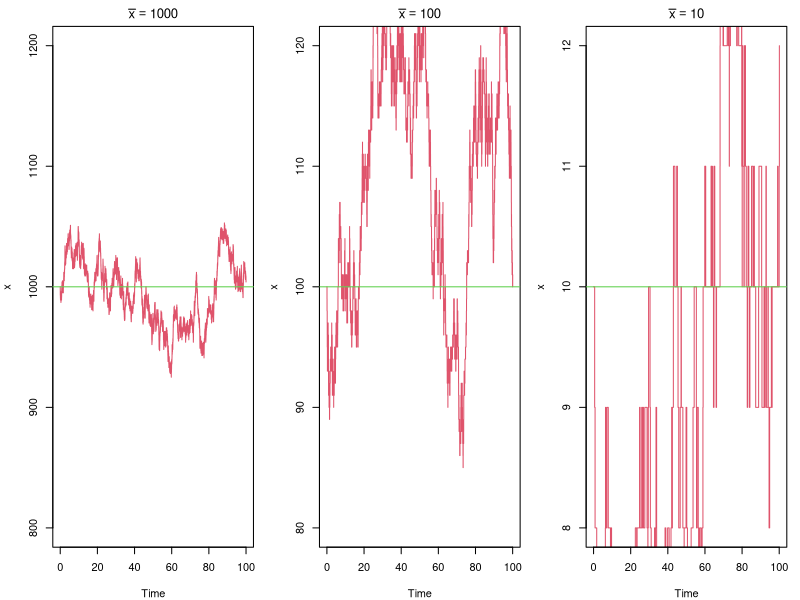
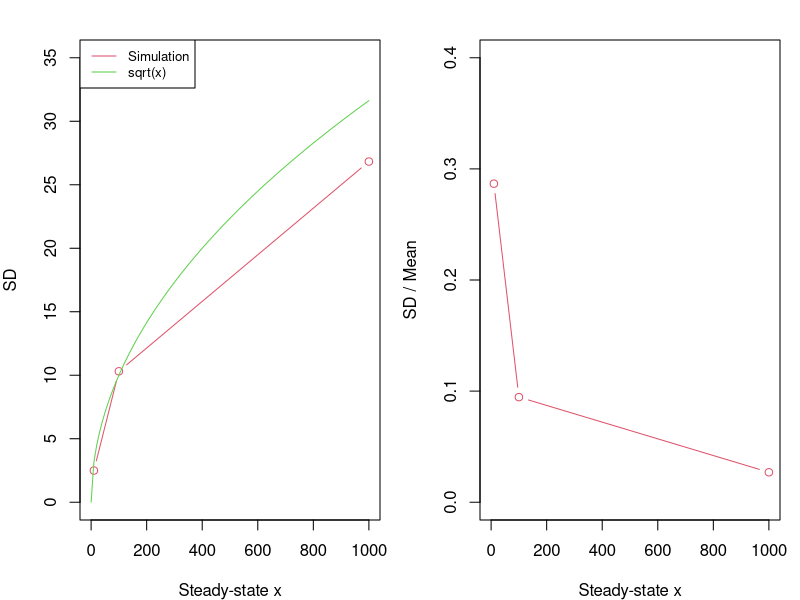
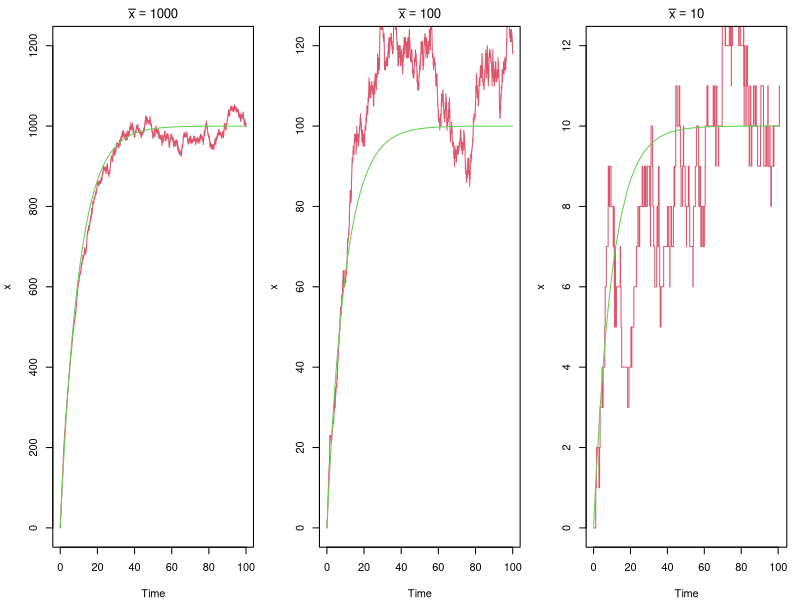
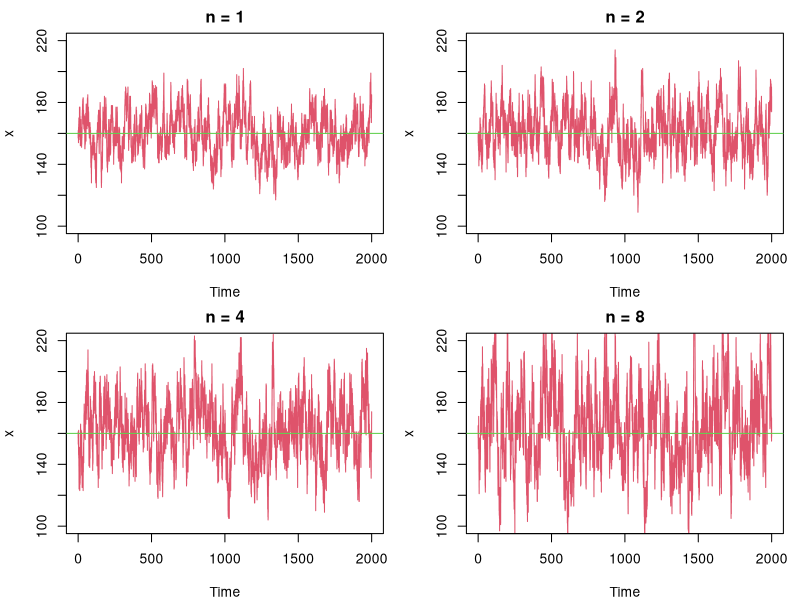
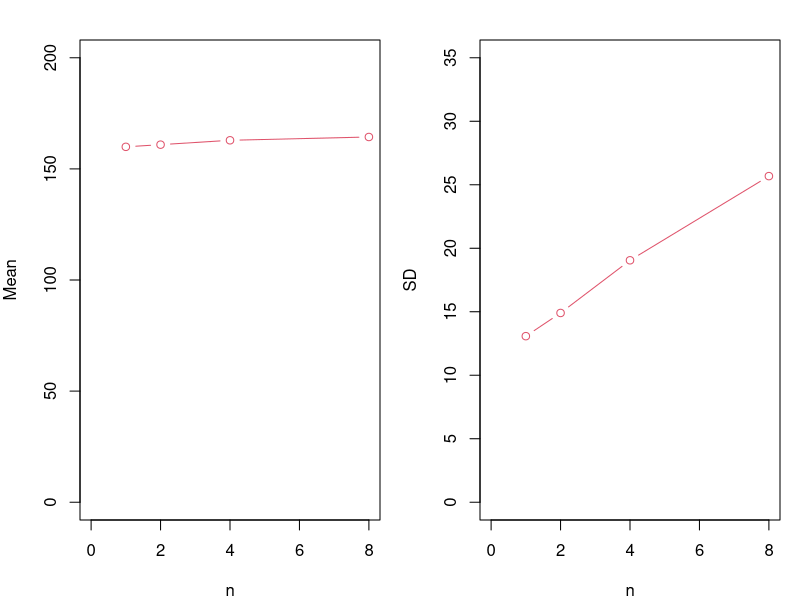
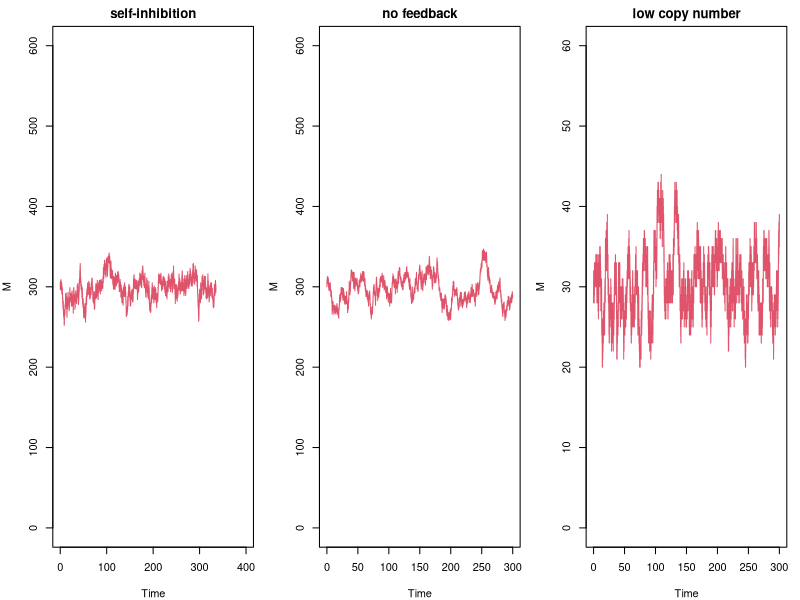

Generate these figures, in order, with R:
## ---- chunk 1
# one Gillespie step: advance by a single reaction event
gillespie_step <- function(t, Xs, propensity, stoichiometry, ...) {
  p_all <- propensity(Xs, ...); p_sum <- sum(p_all)
  if (abs(p_sum) < 1e-9) return(list(t = t, Xs = Xs, if_stop = TRUE))  # no reaction possible
  dt <- rexp(1, rate = p_sum)                       # waiting time to next event
  event <- sample(length(p_all), 1, prob = p_all)   # which reaction fires
  list(t = t + dt, Xs = Xs + stoichiometry(event, ...), if_stop = FALSE)
}

# full stochastic simulation up to tmax or iter_max events
ssa <- function(propensity, stoichiometry, X0, tmax, iter_max, ...) {
  Xs <- X0; n <- length(Xs)
  t_all <- numeric(iter_max); X_all <- matrix(0, iter_max, n)
  t_all[1] <- 0; X_all[1, ] <- Xs
  t <- 0; iter <- 1
  while (t < tmax && iter < iter_max) {
    out <- gillespie_step(t, Xs, propensity, stoichiometry, ...)
    if (out$if_stop) break
    iter <- iter + 1; t <- out$t; Xs <- out$Xs
    t_all[iter] <- t; X_all[iter, ] <- Xs
  }
  cbind(t_all[1:iter], X_all[1:iter, , drop = FALSE])
}
## ---- chunk 2
p_func1 <- function(Xs, g, k) c(g, k * Xs[1])           # propensities: birth, death
s_func1 <- function(r_ind, g, k) cbind(c(1), c(-1))[, r_ind]   # +1 or -1
## ---- chunk 3
#| fig-width: 9
#| fig-height: 3.2
#| out-width: "95%"
#| rmar: false
# stochastic dynamics started at the deterministic steady state, three copy numbers
par(mfrow = c(1, 3), mar = c(4, 4, 2, 1))
k <- 0.1
for (g in c(100, 10, 1)) {
  set.seed(101)
  xbar <- g / k
  res <- ssa(p_func1, s_func1, c(xbar), tmax = 100, iter_max = 20000, g = g, k = k)
  plot(res[, 1], res[, 2], type = "s", col = 2, xlab = "Time", ylab = "x",
       main = bquote(bar(x) == .(xbar)), ylim = c(xbar * 0.8, xbar * 1.2))
  abline(h = xbar, col = 3)
}
## ---- chunk 4
# time-weighted mean, SD, and relative error of each species
cal_stat <- function(mat) {
  mat <- na.omit(mat); nt <- nrow(mat); nx <- ncol(mat)
  dt <- mat[-1, 1] - mat[-nt, 1]; t_tot <- sum(dt)
  mean  <- t(mat[-nt, 2:nx, drop = FALSE])    %*% dt / t_tot
  mean2 <- t(mat[-nt, 2:nx, drop = FALSE]^2)  %*% dt / t_tot
  sd <- sqrt(mean2 - mean^2)
  list(mean = mean, sd = sd, error = sd / mean)
}
## ---- chunk 5
#| fig-width: 9
#| fig-height: 4
#| out-width: "95%"
#| rmar: false
k <- 0.1; ss_all <- c(1000, 100, 10)
stats <- lapply(c(100, 10, 1), function(g) {
  set.seed(101)
  cal_stat(ssa(p_func1, s_func1, c(g / k), 100, 20000, g = g, k = k))
})
sd_all    <- sapply(stats, function(s) s$sd)
error_all <- sapply(stats, function(s) s$error)

par(mfrow = c(1, 2), mar = c(4, 4, 2, 1))
plot(ss_all, sd_all, type = "b", col = 2, xlab = "Steady-state x", ylab = "SD",
     xlim = c(0, 1000), ylim = c(0, 35))
curve(sqrt(x), add = TRUE, col = 3)
legend("topleft", c("Simulation", "sqrt(x)"), col = c(2, 3), lty = 1, cex = 0.8)
plot(ss_all, error_all, type = "b", col = 2, xlab = "Steady-state x",
     ylab = "SD / Mean", xlim = c(0, 1000), ylim = c(0, 0.4))
## ---- chunk 6
#| fig-width: 9
#| fig-height: 3.2
#| out-width: "95%"
#| rmar: false
# growth from zero toward the steady state
par(mfrow = c(1, 3), mar = c(4, 4, 2, 1))
k <- 0.1
for (g in c(100, 10, 1)) {
  set.seed(101)
  res <- ssa(p_func1, s_func1, c(0), tmax = 100, iter_max = 20000, g = g, k = k)
  plot(res[, 1], res[, 2], type = "s", col = 2, xlab = "Time", ylab = "x",
       main = bquote(bar(x) == .(g / k)), ylim = c(0, 1.2 * g / k))
  lines(res[, 1], g / k * (1 - exp(-k * res[, 1])), col = 3)
}
## ---- chunk 7
p_func2 <- function(Xs, g, k, n) c(g / n, k * Xs[1])          # burst production, degradation
s_func2 <- function(r_ind, g, k, n) cbind(c(n), c(-1))[, r_ind]   # +n or -1
## ---- chunk 8
#| fig-width: 8
#| fig-height: 6
#| out-width: "92%"
#| rmar: false
# larger bursts (bigger n) at the same mean level
par(mfrow = c(2, 2), mar = c(4, 4, 2, 1))
g <- 16; k <- 0.1
res_burst <- list()
for (n in c(1, 2, 4, 8)) {
  set.seed(91)
  res <- ssa(p_func2, s_func2, c(160), tmax = 2000, iter_max = 500000, g = g, k = k, n = n)
  res_burst[[as.character(n)]] <- res
  plot(res[, 1], res[, 2], type = "s", col = 2, xlab = "Time", ylab = "x",
       main = paste("n =", n), ylim = c(100, 220))
  abline(h = 160, col = 3)
}
## ---- chunk 9
#| fig-width: 9
#| fig-height: 4
#| out-width: "95%"
#| rmar: false
# mean stays fixed, noise grows with burst size
n_all <- c(1, 2, 4, 8)
stats_b <- lapply(res_burst, cal_stat)
par(mfrow = c(1, 2), mar = c(4, 4, 2, 1))
plot(n_all, sapply(stats_b, function(s) s$mean), type = "b", col = 2,
     xlab = "n", ylab = "Mean", xlim = c(0, 8), ylim = c(0, 200))
plot(n_all, sapply(stats_b, function(s) s$sd), type = "b", col = 2,
     xlab = "n", ylab = "SD", xlim = c(0, 8), ylim = c(0, 35))
## ---- chunk 10
# state Xs = (D, C, M): D unbound promoter, C bound promoter, M molecules
p_func3 <- function(Xs, g0, g1, k, kon, koff) {
  d <- Xs[1]; c <- Xs[2]; m <- Xs[3]
  c(g0 * d, k * m, kon * d * m * (m - 1) / 2, koff * c, g1 * c)
}
s_func3 <- function(r_ind, g0, g1, k, kon, koff) {
  cbind(c(0, 0, 1),    # production from D: M + 1
        c(0, 0, -1),   # degradation: M - 1
        c(-1, 1, -2),  # binding: D - 1, C + 1, M - 2
        c(1, -1, 2),   # unbinding: D + 1, C - 1, M + 2
        c(0, 0, 1))[, r_ind]   # production from C: M + 1
}
## ---- chunk 11
#| fig-width: 9
#| fig-height: 3.2
#| out-width: "95%"
#| rmar: false
# three regimes: self-inhibition (high copy), no feedback, self-inhibition (low copy)
runs <- list(
  list(main = "self-inhibition",  g0 = 55,  g1 = 5,   kon = 0.002, koff = 90, X0 = c(1, 0, 300), tmax = 400, ymax = 600),
  list(main = "no feedback",      g0 = 30,  g1 = 30,  kon = 0,     koff = 0,  X0 = c(1, 0, 300), tmax = 300, ymax = 600),
  list(main = "low copy number",  g0 = 5.5, g1 = 0.5, kon = 0.2,   koff = 90, X0 = c(1, 0, 30),  tmax = 300, ymax = 60)
)
par(mfrow = c(1, 3), mar = c(4, 4, 2, 1))
stats_si <- list()
for (r in runs) {
  set.seed(101)
  res <- ssa(p_func3, s_func3, r$X0, r$tmax, 50000, g0 = r$g0, g1 = r$g1, k = 0.1, kon = r$kon, koff = r$koff)
  stats_si[[r$main]] <- cal_stat(res)
  plot(res[, 1], res[, 4], type = "s", col = 2, xlab = "Time", ylab = "M",
       main = r$main, xlim = c(0, r$tmax), ylim = c(0, r$ymax))
}
# mean and SD of M in each regime
sapply(stats_si, function(s) c(mean_M = s$mean[3], sd_M = s$sd[3]))
